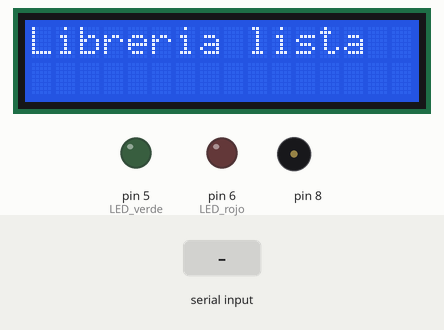
The sketch below on a simulated Arduino Uno, built with avr-gcc and run on an emulated ATmega328P. On the bench: 16×2 character LCD, output pins drawn as LEDs (lit = HIGH), buzzer (waves = sounding). The inputs (shaded band) are chosen by the test bench.

Above: at 1.2 s.
1.3 s: "1|" received over Serial
At 4.1 s:
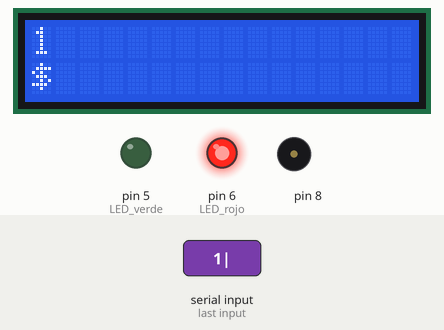
4.3 s: "0|" received over Serial
At 7.1 s:
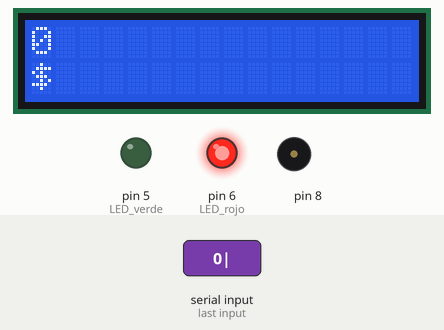
7.3 s: "2|" received over Serial
At 10.5 s:
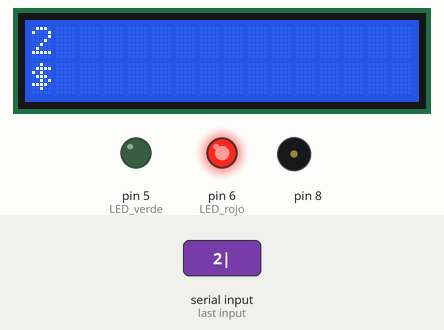
Timing chart, 0 to 12.0 s (numbered marks = the images above; inputs shaded):
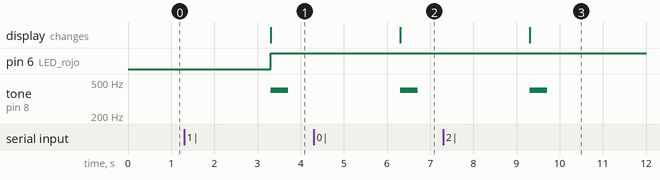

The sketch:

libreria_simple.ino
```cpp
// LIBRERIA - version simple
//
// Recibe por el Monitor Serial tres datos y hace tres cosas: escribe los
// dos renglones de la pantalla, prende un LED y toca un bip.
//
//     texto|precio|existe
//
//     texto    lo que va arriba en la pantalla
//     precio   lo que va abajo, con el $ adelante
//     existe   1 = el libro esta en la base, 0 = no esta
//
// Ejemplos para pegar en el Monitor Serial:
//
//     Rayuela|1320.00|1        el libro existe:  verde y bip corto
//     NO ENCONTRADO|0|0        no existe:        rojo y bip largo
//     Total|1520.00|1          el total de la compra
//
// El Arduino NO busca el libro, NO suma y NO mide el tiempo. No podria:
// no tiene la base de datos. La computadora busca, suma, decide cuando
// mostrar el total, y le manda el resultado ya masticado. Por eso los
// tres campos alcanzan: mandar la palabra "Total" con la suma es
// exactamente lo mismo que mandar un titulo con su precio.
//
// Y por eso la pantalla no tiene ningun "if": los dos renglones se
// escriben siempre igual, venga lo que venga. Lo unico que cambia segun
// el caso es la luz y el sonido.
//
// CABLEADO
//     LCD I2C: GND a GND, VCC a 5V, SDA a SDA, SCL a SCL
//     LED verde: pin 5, con resistencia de 220 ohm a GND
//     LED rojo:  pin 6, con resistencia de 220 ohm a GND
//     Zumbador:  pin 8, la otra pata a GND

#include <Adafruit_LiquidCrystal.h>

Adafruit_LiquidCrystal lcd(0);   // el 0 es la direccion I2C de la pantalla


void setup() {
  Serial.begin(9600);

  pinMode(5, OUTPUT);   // LED verde
  pinMode(6, OUTPUT);   // LED rojo

  lcd.begin(16, 2);     // 16 columnas y 2 filas
  lcd.print("Libreria lista");
}


void loop() {

  if (Serial.available()) {

    // Un campo por linea. readStringUntil() lee hasta encontrar la barra
    // y la descarta, asi que la lectura siguiente arranca en el campo
    // que sigue.
    String texto  = Serial.readStringUntil('|');
    String precio = Serial.readStringUntil('|');
    String existe = Serial.readStringUntil('\n');

    // La pantalla: siempre lo mismo, sin preguntar nada.
    lcd.clear();
    lcd.setCursor(0, 0);          // columna 0, fila de arriba
    lcd.print(texto);
    lcd.setCursor(0, 1);          // columna 0, fila de abajo
    lcd.print("$" + precio);

    // La luz y el sonido: aca si hay que decidir.
    if (existe == "1") {
      digitalWrite(5, HIGH);      // prende el verde
      digitalWrite(6, LOW);       // y apaga el rojo
      tone(8, 2000, 90);          // bip corto y agudo

    } else {
      digitalWrite(5, LOW);
      digitalWrite(6, HIGH);      // prende el rojo
      tone(8, 400, 400);          // bip largo y grave
    }
  }
}
```

Measured:
- after the input at 1.3 s, pin 6 (LED_rojo): LOW → HIGH after 2.0 s; tone on pin 8: silent → 400 Hz after 2.0 s, → silent 0.40 s later; the display: changes after 2.0 s (image 1)
- after the input at 4.3 s, tone on pin 8: silent → 400 Hz after 2.0 s, → silent 0.40 s later; the display: changes after 2.0 s (image 2)
- after the input at 7.3 s, tone on pin 8: silent → 400 Hz after 2.0 s, → silent 0.40 s later; the display: changes after 2.0 s (image 3)
